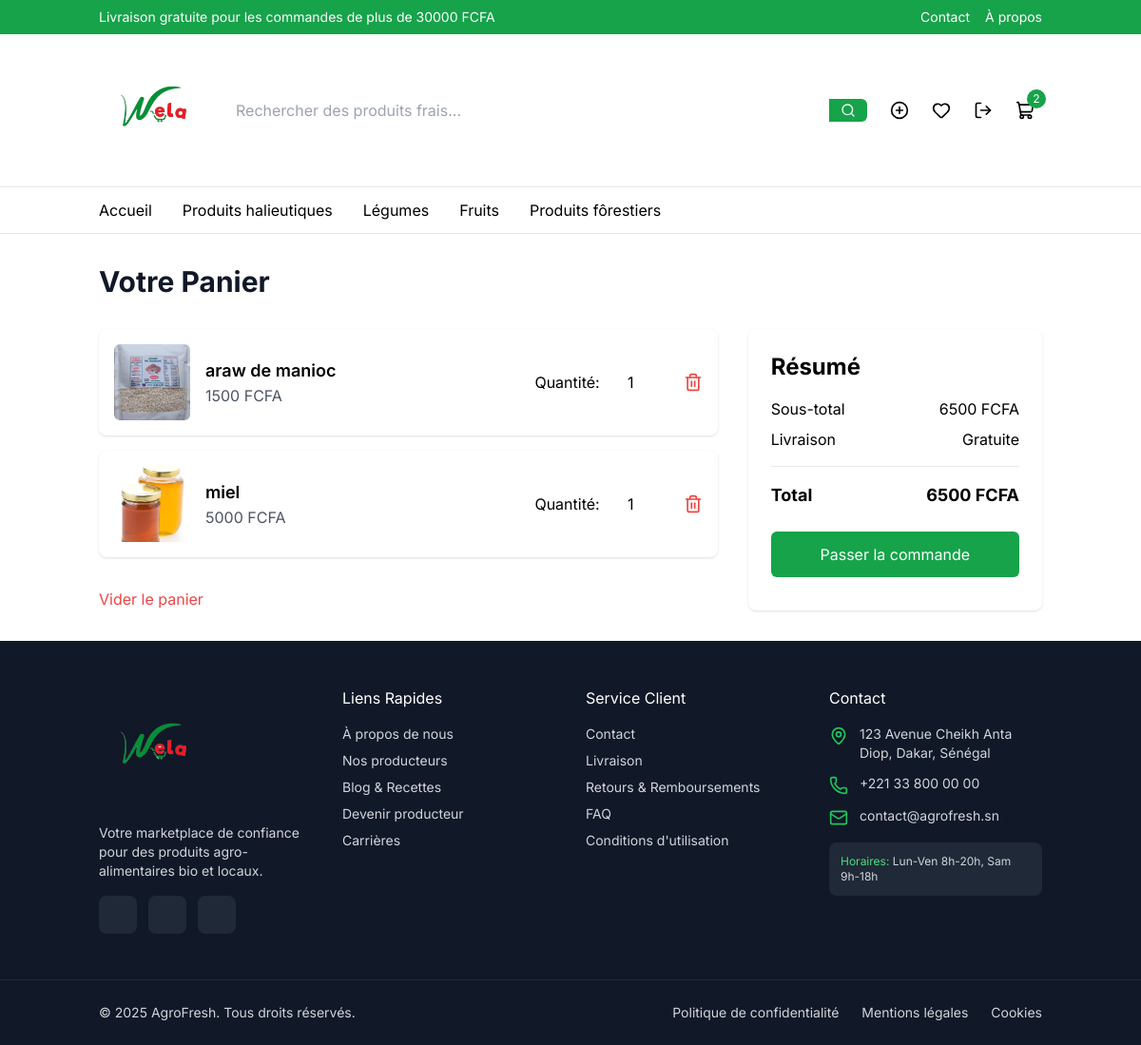
Screenshot of /cart/ (signed in) with the database file from the repository.
### shop/models.py (models this page shows, shortened)
class Category(models.Model):
    name = models.CharField(max_length=100)
    slug = models.SlugField(max_length=100, unique=True, blank=True)
    description = models.TextField(blank=True,null=True)
    Category_image = models.ImageField(upload_to='category_images/', blank=True, null=True)
    parent = models.ForeignKey(
        'self',
        on_delete=models.CASCADE,
        related_name='subcategories',
        blank=True,
        null=True
    )

class CartItem(models.Model):
    user = models.ForeignKey(CustomUser, on_delete=models.CASCADE, related_name="cart_items")
    product = models.ForeignKey(Product, on_delete=models.CASCADE, related_name="cart_items")
    quantity = models.PositiveIntegerField(default=1)
    added_at = models.DateTimeField(auto_now_add=True)
    class Meta:
        unique_together = ('user', 'product')  # Empêche les doublons

class Product(models.Model):
    name = models.CharField(max_length=255)
    description = models.TextField(blank=True, null=True)
    product_image = models.ImageField(upload_to='product_images/', blank=True, null=True)
    product_demo = models.FileField(upload_to='product_videos/', blank=True, null=True)
    category = models.ForeignKey(Category, on_delete=models.CASCADE)
    price = models.PositiveIntegerField()
    stock = models.PositiveIntegerField()

### shop/views.py (the view)
# urls.py: path('cart/', views.cart_page, name='cart'),
@login_required
def cart_page(request):
    cart_items = CartItem.objects.filter(user=request.user)
    total_price = sum(item.product.price * item.quantity for item in cart_items)
    context = {
        'cart_items': cart_items,
        'total_price': total_price,
    }
    return render(request, 'shop/cart.html', context)

### shop/context_processors.py (called while the page is built)
def categories(request):
    return {
        'categories': Category.objects.all()
    }

def cart_item_count(request):
    if request.user.is_authenticated:
        return {
            'cart_item_count': CartItem.objects.filter(user=request.user).count()
        }
    return {
        'cart_item_count': 0
    }

### templates/shop/cart.html (shortened to what this page needs)
{% extends 'base.html' %}
{% block content %}
<div class="container mx-auto px-4 py-8">
    <h1 class="text-3xl font-bold text-gray-900 mb-8">Votre Panier</h1>
    {% if cart_items %}
    <div class="grid grid-cols-1 lg:grid-cols-3 gap-8">
        <div class="lg:col-span-2">
            <div class="space-y-4">
                {% for item in cart_items %}
                <div class="flex items-center justify-between bg-white p-4 rounded-lg shadow">
                    <div class="flex items-center gap-4">
                        {% if item.product.product_image %}
                        <img src="{{ item.product.product_image.url }}" alt="{{ item.product.name }}" class="w-20 h-20 object-cover rounded-md">
                        {% endif %}
                        <div>
                            <h3 class="text-lg font-semibold">{{ item.product.name }}</h3>
                            <p class="text-gray-600">{{ item.product.price }} FCFA</p>
                        </div>
                    </div>
                    <div class="flex items-center gap-4">
                        <div class="flex items-center gap-2">
                            <span>Quantité:</span>
                            <input type="number" value="{{ item.quantity }}" min="1" class="w-16 border-gray-300 rounded-md text-center">
                        </div>
                        <a href="{% url 'shop:remove_from_cart' item.id %}" class="text-red-500 hover:text-red-700">
                            <i data-lucide="trash-2" class="h-5 w-5"></i>
                        </a>
                    </div>
                </div>
                {% endfor %}
            </div>
            <div class="mt-8">
                <a href="{% url 'shop:clear_cart' %}" class="text-red-500 hover:text-red-700">Vider le panier</a>
            </div>
        </div>
        <div class="bg-white p-6 rounded-lg shadow">
            <h2 class="text-2xl font-bold mb-4">Résumé</h2>
            <div class="flex justify-between mb-2">
                <span>Sous-total</span>
                <span>{{ total_price }} FCFA</span>
            </div>
            <div class="flex justify-between mb-2">
                <span>Livraison</span>
                <span>Gratuite</span>
            </div>
            <hr class="my-4">
            <div class="flex justify-between font-bold text-lg">
                <span>Total</span>
                <span>{{ total_price }} FCFA</span>
            </div>
            <button class="mt-6 w-full bg-green-600 hover:bg-green-700 text-white py-3 rounded-md">
                Passer la commande
            </button>
        </div>
    </div>
    {% endif %}
</div>
{% endblock %}

### templates/base.html (shortened to what this page needs)
{% load static %}
<!DOCTYPE html>
<html lang="fr">
<head>
    <script src="https://cdn.tailwindcss.com"></script>
</head>
<body class="bg-white">
    {% include 'partials/header.html' %}
    <main>
        {% block content %}{% endblock %}
    </main>
    {% include 'partials/footer.html' %}
</body>
</html>

### templates/partials/header.html (shortened to what this page needs)
{% load static %}
<header class="sticky top-0 z-50 bg-white border-b">
      <div class="bg-green-600 text-white py-2">
        <div class="container mx-auto px-4 flex justify-between items-center">
          <p class="text-sm">Livraison gratuite pour les commandes de plus de 30000 FCFA</p>
          <div class="flex gap-4 text-sm">
            <a href="{% url 'contact' %}" class="hover:underline">Contact</a>
            <a href="{% url 'about' %}" class="hover:underline">À propos</a>
          </div>
        </div>
      </div>
      <div class="container mx-auto px-4 py-4">
        <div class="flex items-center justify-between gap-4">
          <a href="{% url 'shop:home' %}" class="flex items-center gap-2">
            <img src="{% static 'Logo.png' %}" alt="AgroFresh Logo" class="h-32">
          </a>
          <div class="hidden md:flex flex-1 max-w-2xl relative">
            <input
              type="text"
              placeholder="Rechercher des produits frais..."
              class="w-full pr-10 border-gray-300 rounded-md"
            />
            <button
              class="absolute right-0 top-0 h-full px-3 bg-green-600 hover:bg-green-700 text-white rounded-r-md"
            >
              <i data-lucide="search" class="h-4 w-4"></i>
            </button>
          </div>
          <div class="flex items-center gap-2">
            {% if user.is_staff %}
            <a href="{% url 'shop:add_product' %}" class="hidden md:flex p-2 rounded-full hover:bg-gray-100" title="Ajouter un produit">
              <i data-lucide="plus-circle" class="h-5 w-5"></i>
            </a>
            {% endif %}
            <button class="hidden md:flex p-2 rounded-full hover:bg-gray-100">
              <i data-lucide="heart" class="h-5 w-5"></i>
            </button>
            {% if user.is_authenticated %}
              <form action="{% url 'accounts:logout' %}" method="post" class="inline">
                <button type="submit" class="p-2 rounded-full hover:bg-gray-100">
                  <i data-lucide="log-out" class="h-5 w-5"></i>
                </button>
              </form>
            {% else %}
              <a href="{% url 'accounts:login' %}" class="p-2 rounded-full hover:bg-gray-100">
                <i data-lucide="user" class="h-5 w-5"></i>
              </a>
            {% endif %}
            <a href="{% url 'shop:cart' %}" class="relative p-2 rounded-full hover:bg-gray-100">
              <i data-lucide="shopping-cart" class="h-5 w-5"></i>
              {% if cart_item_count > 0 %}
              <span class="absolute -top-1 -right-1 h-5 w-5 flex items-center justify-center p-0 bg-green-600 text-white rounded-full text-xs">
                {{ cart_item_count }}
              </span>
              {% endif %}
            </a>
          </div>
        </div>
      </div>
      <nav class="border-t hidden md:block">
        <div class="container mx-auto px-4">
          <ul class="flex gap-8 py-3">
            <li>
              <a href="{% url 'shop:home' %}" class="hover:text-green-600">
                Accueil
              </a>
            </li>
            {% for category in categories %}
            {% if category.slug %}
            <li>
              <a href="{% url 'shop:category' category.slug %}" class="hover:text-green-600">
                {{ category.name }}
              </a>
            </li>
            {% endif %}
            {% endfor %}
          </ul>
        </div>
      </nav>
    </header>

### templates/partials/footer.html
{% load static %}
<footer class="bg-gray-900 text-gray-300">
      <div class="container mx-auto px-4 py-12">
        <div class="grid grid-cols-1 md:grid-cols-2 lg:grid-cols-4 gap-8">
          <div>
            <a href="{% url 'shop:home' %}" class="flex items-center gap-2 mb-4">
              <img src="{% static 'Logo.png' %}" alt="AgroFresh Logo" class="h-32">
            </a>
            <p class="text-sm mb-4">
              Votre marketplace de confiance pour des produits agro-alimentaires bio et locaux.
            </p>
            <div class="flex gap-3">
              <a href="#" class="w-10 h-10 bg-gray-800 rounded-lg flex items-center justify-center hover:bg-green-600 transition-colors">
                <i data-lucide="facebook" class="h-5 w-5"></i>
              </a>
              <a href="#" class="w-10 h-10 bg-gray-800 rounded-lg flex items-center justify-center hover:bg-green-600 transition-colors">
                <i data-lucide="instagram" class="h-5 w-5"></i>
              </a>
              <a href="#" class="w-10 h-10 bg-gray-800 rounded-lg flex items-center justify-center hover:bg-green-600 transition-colors">
                <i data-lucide="twitter" class="h-5 w-5"></i>
              </a>
            </div>
          </div>
          <div>
            <h4 class="text-white mb-4">Liens Rapides</h4>
            <ul class="space-y-2 text-sm">
              <li>
                <a href="{% url 'about' %}" class="hover:text-green-400 transition-colors">
                  À propos de nous
                </a>
              </li>
              <li>
                <a href="{% url 'shop:producers' %}" class="hover:text-green-400 transition-colors">
                  Nos producteurs
                </a>
              </li>
              <li>
                <a href="#" class="hover:text-green-400 transition-colors">
                  Blog & Recettes
                </a>
              </li>
              <li>
                <a href="#" class="hover:text-green-400 transition-colors">
                  Devenir producteur
                </a>
              </li>
              <li>
                <a href="#" class="hover:text-green-400 transition-colors">
                  Carrières
                </a>
              </li>
            </ul>
          </div>
          <div>
            <h4 class="text-white mb-4">Service Client</h4>
            <ul class="space-y-2 text-sm">
              <li>
                <a href="{% url 'contact' %}" class="hover:text-green-400 transition-colors">
                  Contact
                </a>
              </li>
              <li>
                <a href="{% url 'faq' %}" class="hover:text-green-400 transition-colors">
                  Livraison
                </a>
              </li>
              <li>
                <a href="{% url 'faq' %}" class="hover:text-green-400 transition-colors">
                  Retours & Remboursements
                </a>
              </li>
              <li>
                <a href="{% url 'faq' %}" class="hover:text-green-400 transition-colors">
                  FAQ
                </a>
              </li>
              <li>
                <a href="{% url 'terms' %}" class="hover:text-green-400 transition-colors">
                  Conditions d'utilisation
                </a>
              </li>
            </ul>
          </div>
          <div>
            <h4 class="text-white mb-4">Contact</h4>
            <ul class="space-y-3 text-sm">
              <li class="flex items-start gap-3">
                <i data-lucide="map-pin" class="h-5 w-5 text-green-500 flex-shrink-0 mt-0.5"></i>
                <span>123 Avenue Cheikh Anta Diop, Dakar, Sénégal</span>
              </li>
              <li class="flex items-start gap-3">
                <i data-lucide="phone" class="h-5 w-5 text-green-500 flex-shrink-0 mt-0.5"></i>
                <span>+221 33 800 00 00</span>
              </li>
              <li class="flex items-start gap-3">
                <i data-lucide="mail" class="h-5 w-5 text-green-500 flex-shrink-0 mt-0.5"></i>
                <span>contact@agrofresh.sn</span>
              </li>
            </ul>
            <div class="mt-4 p-3 bg-gray-800 rounded-lg">
              <p class="text-xs">
                <span class="text-green-400">Horaires:</span> Lun-Ven 8h-20h, Sam 9h-18h
              </p>
            </div>
          </div>
        </div>
      </div>
      <div class="border-t border-gray-800">
        <div class="container mx-auto px-4 py-6">
          <div class="flex flex-col md:flex-row justify-between items-center gap-4 text-sm">
            <p>© 2025 AgroFresh. Tous droits réservés.</p>
            <div class="flex gap-6">
              <a href="{% url 'privacy' %}" class="hover:text-green-400 transition-colors">
                Politique de confidentialité
              </a>
              <a href="{% url 'terms' %}" class="hover:text-green-400 transition-colors">
                Mentions légales
              </a>
              <a href="#" class="hover:text-green-400 transition-colors">
                Cookies
              </a>
            </div>
          </div>
        </div>
      </div>
    </footer>

### templates/base.html (style rules this page uses)
body { font-family: 'Inter', sans-serif; }

### rows the page displays
Category: name "Produits halieutiques"
Category: name "Légumes"
Category: name "Fruits"
Category: name "Produits fôrestiers"
CartItem: product.product_image (picture), product.name "araw de manioc", product.price "1500", quantity "1"
CartItem: product.product_image (picture), product.name "miel", product.price "5000", quantity "1"

### other values shown
{{ cart_item_count }} "2"
{{ total_price }} "6500"
